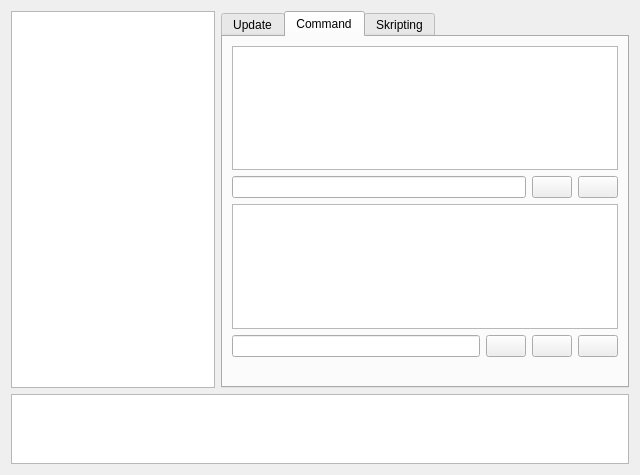
<?xml version="1.0" encoding="UTF-8"?>
<ui version="4.0">
 <class>Fiallo</class>
 <widget class="QWidget" name="Fiallo">
  <property name="geometry">
   <rect>
    <x>0</x>
    <y>0</y>
    <width>640</width>
    <height>475</height>
   </rect>
  </property>
  <property name="windowTitle">
   <string>Fiallo</string>
  </property>
  <layout class="QVBoxLayout" name="verticalLayout_4" stretch="85,15">
   <property name="sizeConstraint">
    <enum>QLayout::SetNoConstraint</enum>
   </property>
   <item>
    <layout class="QHBoxLayout" name="horizontalLayout_2" stretch="5,10">
     <item>
      <layout class="QVBoxLayout" name="verticalLayout_2" stretch="5">
       <item>
        <widget class="QListWidget" name="listServices">
         <property name="showDropIndicator" stdset="0">
          <bool>true</bool>
         </property>
         <property name="alternatingRowColors">
          <bool>true</bool>
         </property>
         <property name="selectionMode">
          <enum>QAbstractItemView::ExtendedSelection</enum>
         </property>
         <property name="flow">
          <enum>QListView::TopToBottom</enum>
         </property>
         <property name="spacing">
          <number>0</number>
         </property>
         <property name="batchSize">
          <number>100</number>
         </property>
        </widget>
       </item>
      </layout>
     </item>
     <item>
      <widget class="QTabWidget" name="tabWidget">
       <property name="currentIndex">
        <number>1</number>
       </property>
       <widget class="QWidget" name="tab">
        <attribute name="title">
         <string>Update</string>
        </attribute>
        <layout class="QGridLayout" name="gridLayout_2">
         <item row="5" column="1">
          <widget class="QProgressBar" name="progressUpdate">
           <property name="enabled">
            <bool>false</bool>
           </property>
           <property name="value">
            <number>0</number>
           </property>
          </widget>
         </item>
         <item row="3" column="0" colspan="2">
          <layout class="QGridLayout" name="gridLayout_3">
           <item row="0" column="0" colspan="2">
            <widget class="QLineEdit" name="lineUpdateFile">
             <property name="enabled">
              <bool>false</bool>
             </property>
            </widget>
           </item>
           <item row="1" column="1">
            <widget class="QPushButton" name="pushBrowse">
             <property name="text">
              <string>Browse</string>
             </property>
            </widget>
           </item>
           <item row="2" column="0" colspan="2">
            <widget class="QLabel" name="label">
             <property name="lineWidth">
              <number>0</number>
             </property>
             <property name="text">
              <string/>
             </property>
            </widget>
           </item>
           <item row="1" column="0">
            <spacer name="horizontalSpacer">
             <property name="orientation">
              <enum>Qt::Horizontal</enum>
             </property>
             <property name="sizeHint" stdset="0">
              <size>
               <width>40</width>
               <height>20</height>
              </size>
             </property>
            </spacer>
           </item>
          </layout>
         </item>
         <item row="5" column="0">
          <widget class="QPushButton" name="pushUpdate">
           <property name="enabled">
            <bool>false</bool>
           </property>
           <property name="text">
            <string>Update</string>
           </property>
          </widget>
         </item>
        </layout>
       </widget>
       <widget class="QWidget" name="tab_2">
        <attribute name="title">
         <string>Command</string>
        </attribute>
        <layout class="QVBoxLayout" name="verticalLayout_3" stretch="0,0,0,0,0">
         <item>
          <widget class="QListWidget" name="listCommands"/>
         </item>
         <item>
          <layout class="QHBoxLayout" name="horizontalLayout">
           <item>
            <widget class="QLineEdit" name="lineCommand"/>
           </item>
           <item>
            <widget class="QPushButton" name="pushAddCommand">
             <property name="text">
              <string/>
             </property>
             <property name="icon">
              <iconset>
               <normaloff>list-add.png</normaloff>list-add.png</iconset>
             </property>
             <property name="iconSize">
              <size>
               <width>22</width>
               <height>22</height>
              </size>
             </property>
            </widget>
           </item>
           <item>
            <widget class="QPushButton" name="pushDelCommand">
             <property name="text">
              <string/>
             </property>
             <property name="icon">
              <iconset>
               <normaloff>list-remove.png</normaloff>list-remove.png</iconset>
             </property>
             <property name="iconSize">
              <size>
               <width>22</width>
               <height>22</height>
              </size>
             </property>
            </widget>
           </item>
          </layout>
         </item>
         <item>
          <widget class="QListWidget" name="listParameter"/>
         </item>
         <item>
          <layout class="QHBoxLayout" name="horizontalLayout_3" stretch="15,0,0,0">
           <property name="sizeConstraint">
            <enum>QLayout::SetDefaultConstraint</enum>
           </property>
           <item>
            <widget class="QLineEdit" name="lineParameter"/>
           </item>
           <item>
            <widget class="QPushButton" name="pushAddParameter">
             <property name="text">
              <string/>
             </property>
             <property name="icon">
              <iconset>
               <normaloff>list-add.png</normaloff>list-add.png</iconset>
             </property>
             <property name="iconSize">
              <size>
               <width>22</width>
               <height>22</height>
              </size>
             </property>
            </widget>
           </item>
           <item>
            <widget class="QPushButton" name="pushDelParameter">
             <property name="text">
              <string/>
             </property>
             <property name="icon">
              <iconset>
               <normaloff>list-remove.png</normaloff>list-remove.png</iconset>
             </property>
             <property name="iconSize">
              <size>
               <width>22</width>
               <height>22</height>
              </size>
             </property>
            </widget>
           </item>
           <item>
            <widget class="QPushButton" name="pushExecute">
             <property name="text">
              <string/>
             </property>
             <property name="icon">
              <iconset>
               <normaloff>run-build.png</normaloff>run-build.png</iconset>
             </property>
             <property name="iconSize">
              <size>
               <width>22</width>
               <height>22</height>
              </size>
             </property>
            </widget>
           </item>
          </layout>
         </item>
         <item>
          <widget class="QLabel" name="labelCommand">
           <property name="text">
            <string/>
           </property>
          </widget>
         </item>
        </layout>
       </widget>
       <widget class="QWidget" name="tab_3">
        <attribute name="title">
         <string>Skripting</string>
        </attribute>
       </widget>
      </widget>
     </item>
    </layout>
   </item>
   <item>
    <widget class="QTextBrowser" name="textLog">
     <property name="frameShadow">
      <enum>QFrame::Sunken</enum>
     </property>
    </widget>
   </item>
  </layout>
 </widget>
 <resources/>
 <connections/>
</ui>
